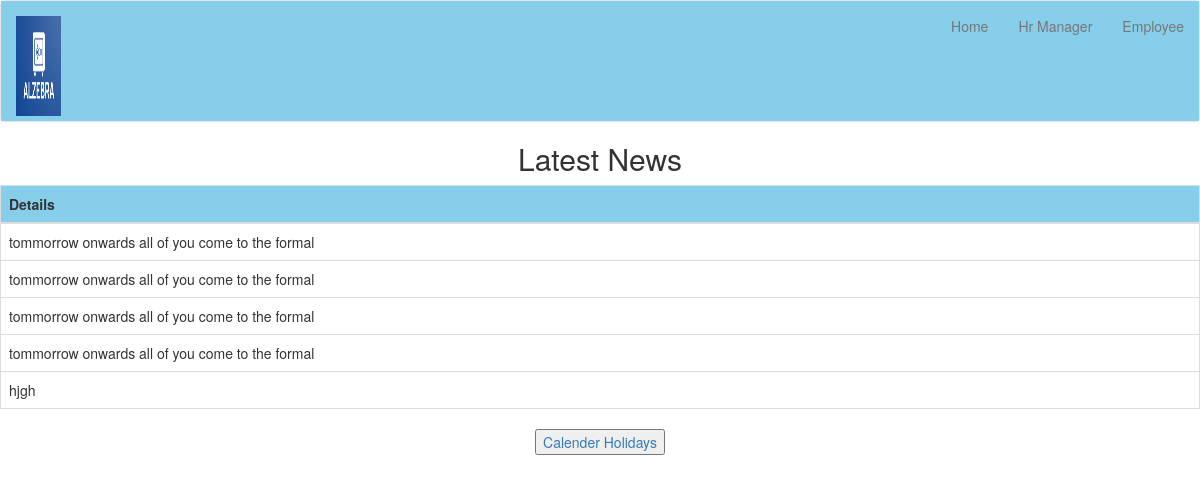
Page /latestnews/ on the committed database.
### app1/models.py (models this page shows)
class LatestNews(models.Model):
	OCCATION=models.CharField(max_length=200)

### app1/views.py (the view)
# urls.py: path('latestnews/', views.LatestNewsView),
def LatestNewsView(request):
	data=LatestNews.objects.all()
	return render(request,"app1/latestnews.html", {'h':data})

### app1/middle.py (called while the page is built)
	def __call__(self,request):
		response=self.get_response(request)
		return response

### templates/app1/latestnews.html
{%extends "app1/home.html"%}
{%block body_block%}
<center>
<h2>Latest News</h2>
<table class="table table-bordered">
	<thead>
		<th>Details</th>
	</thead>
{%for i in h%}
    <tr>
    	<td>{{i.OCCATION}}</td>
    </tr>
{%endfor%}
</table>
<a href="/calenderholidays"><button>Calender Holidays</button></a>
</center>
{%endblock%}

### static/css/styles.css (style rules this page uses)
.table thead th { background-color: skyblue; border: 1px solid #dee2e6; }
* { box-sizing: border-box; margin: 0%; }

### rows in the picture
LatestNews: OCCATION "tommorrow onwards all of you come to the formal"
LatestNews: OCCATION "tommorrow onwards all of you come to the formal"
LatestNews: OCCATION "tommorrow onwards all of you come to the formal"
LatestNews: OCCATION "tommorrow onwards all of you come to the formal"
LatestNews: OCCATION "hjgh"
